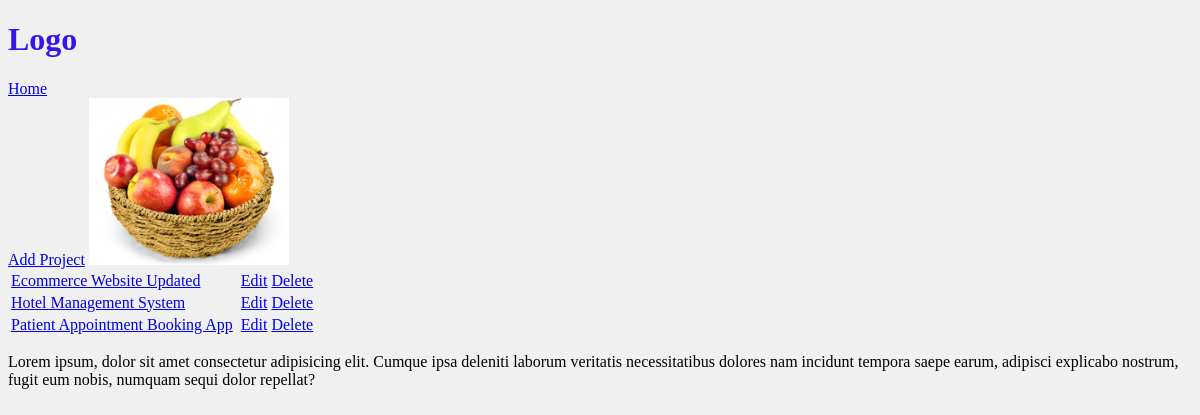
The app's page /, older data.
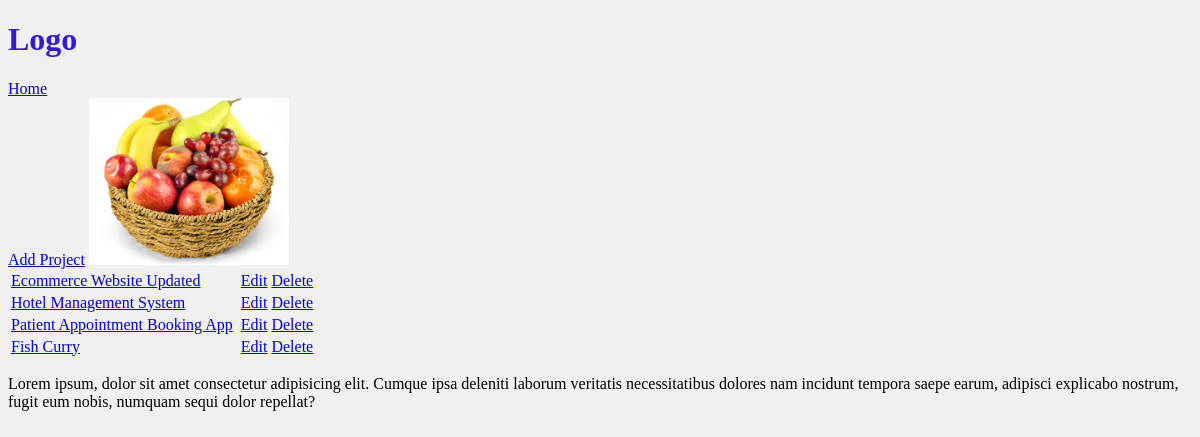
The same page, newer data.
### projects/models.py (models this page shows, shortened)
class Project(models.Model):
    title = models.CharField(max_length=200)
    description = models.TextField(null=True, blank = True)
    tags = models.ManyToManyField('Tag', blank=True)
    featured_image = models.ImageField(null=True, blank=True, default='default.jpg')
    demo_link = models.CharField(max_length=1000, null=True, blank=True)
    source_link = models.CharField(max_length=1000, null=True, blank=True)
    vote_total = models.IntegerField(default=0)
    vote_ratio = models.IntegerField(default=0)
    id = models.UUIDField(primary_key=True, default=uuid.uuid4, editable=False, unique=True)

### projects/views.py (the view)
# urls.py: path('', include('projects.urls')),
def projects(request):
    projects = Project.objects.all()
    context = {'projects': projects}
    return render(request, 'projects/projects.html', context)

### projects/templates/projects/projects.html
{% extends "base.html" %}
{% load static %}
{% block content %}
<img src="{% static 'images/fruitbasket.jpg'%}" alt="" style="width: 200px;">
<table>
{% for project in projects %}
<tr>
    <td><a href= "{% url 'project' project.id %}">{{ project.title }}</a> </td>
    <td><{{ project.description }}</td>
    <td><a href="{% url 'update-project' project.id %}">Edit</a></td>
    <td><a href="{% url 'delete-project' project.id %}">Delete</a></td>
</tr>
{% endfor %}
</table>
<p>Lorem ipsum, dolor sit amet consectetur adipisicing elit. Cumque ipsa deleniti laborum veritatis necessitatibus dolores
    nam incidunt tempora saepe earum, adipisci explicabo nostrum, fugit eum nobis, numquam sequi dolor repellat?</p>
{% endblock %}

Row changes from the older to the newer data that the page shows:
added Project: title "Fish Curry"
